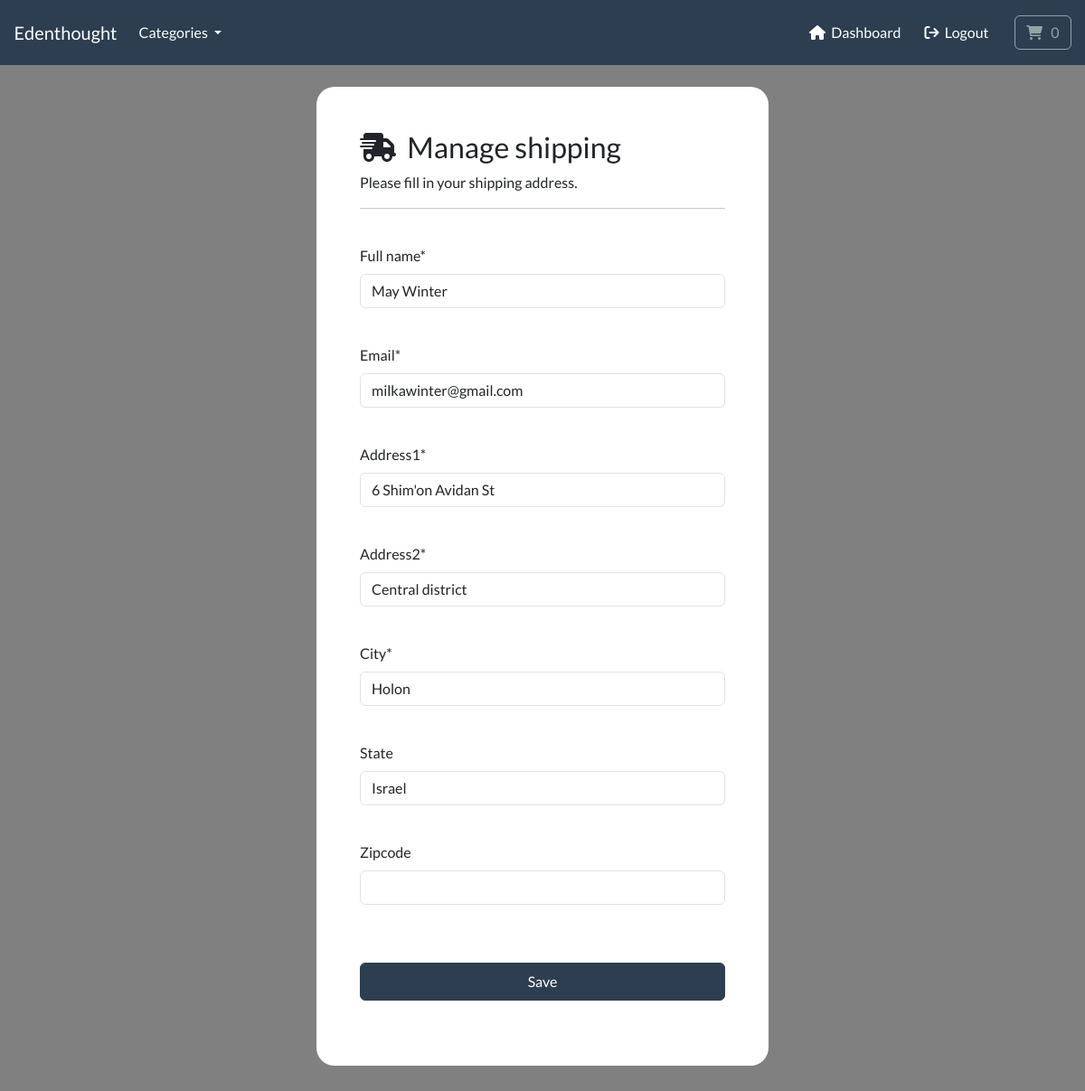
The app's page /account/manage-shipping (signed in) with its own data.
### payment/models.py (models this page shows, shortened)
class ShippingAddress(models.Model):
    class Meta:
        verbose_name_plural = 'Shipping Address'
    full_name = models.CharField(max_length=300)
    email = models.EmailField(max_length=255)
    address1 = models.CharField(max_length=300)
    address2 = models.CharField(max_length=300)
    city = models.CharField(max_length=255)
    state = models.CharField(max_length=255, null=True, blank=True)
    zipcode = models.CharField(max_length=255, null=True, blank=True)
    user = models.ForeignKey(User, on_delete=models.CASCADE, null=True, blank=True)

### account/views.py (the view, shortened to what this page needs)
# urls.py: path('manage-shipping', views.manage_shipping, name='manage-shipping'),
@login_required(login_url='my-login')
def manage_shipping(request):
    try:
        shipping = ShippingAddress.objects.get(user=request.user.id)
    except:
        shipping = None
    form = ShippingForm(instance=shipping)
    context = {'form': form}
    return render(request, 'account/manage-shipping.html', context=context)

### payment/forms.py
class ShippingForm(forms.ModelForm):
    class Meta:
        model = ShippingAddress
        fields = ['full_name', 'email', 'address1', 'address2', 'city', 'state', 'zipcode']
        exclude = ['user']

### cart/cart.py (called while the page is built)
    def __len__(self):
        return sum(item['qty'] for item in self.cart.values())

### cart/context_processors.py (called while the page is built)
def cart(request):
    return {'cart': Cart(request)}

### store/models.py (called while the page is built)
    def get_absolute_url(self):
        return reverse('list-category', args=[self.slug])

### store/views.py (called while the page is built)
def categories(request):
    all_categories = Category.objects.all()
    return {'all_categories': all_categories}

### account/templates/account/manage-shipping.html (shortened to what this page needs)
{% include 'store/base.html' %}
{% load static %}
{% load crispy_forms_tags %}
{% block content %}
    <body>
        <br>
        <div class="container bg-white shadow-md p-5 form-layout">
            <h3><i class="fa-solid fa-truck-fast"></i>&nbsp; Manage shipping</h3>
            <p>Please fill in your shipping address.</p>
            <hr>
            <br>
            <form method="POST" autocomplete="off">
                {{form.full_name|as_crispy_field}} <br>
                {{form.email|as_crispy_field}}  <br>
                {{form.address1|as_crispy_field}}  <br>
                {{form.address2|as_crispy_field}}  <br>
                {{form.city|as_crispy_field}}  <br>
                {{form.state|as_crispy_field}}  <br>
                {{form.zipcode|as_crispy_field}}
                <br> <br>
                <button type="submit" class="btn btn-primary navbar-btn text-white w-100 p-2">Save</button>
            </form>
            <br>
        </div>
        <br> <br>
    </body>
{% endblock %}

### static/css/styles.css (style rules this page uses)
.form-layout { border-radius: 20px; width: 500px; }

### account/templates/account/manage-shipping.html (style rules this page uses)
body { background-color: grey; }

### records on screen
ShippingAddress: full_name "May Winter", email "milkawinter@gmail.com", address1 "6 Shim'on Avidan St", address2 "Central district", city "Holon", state "Israel"
